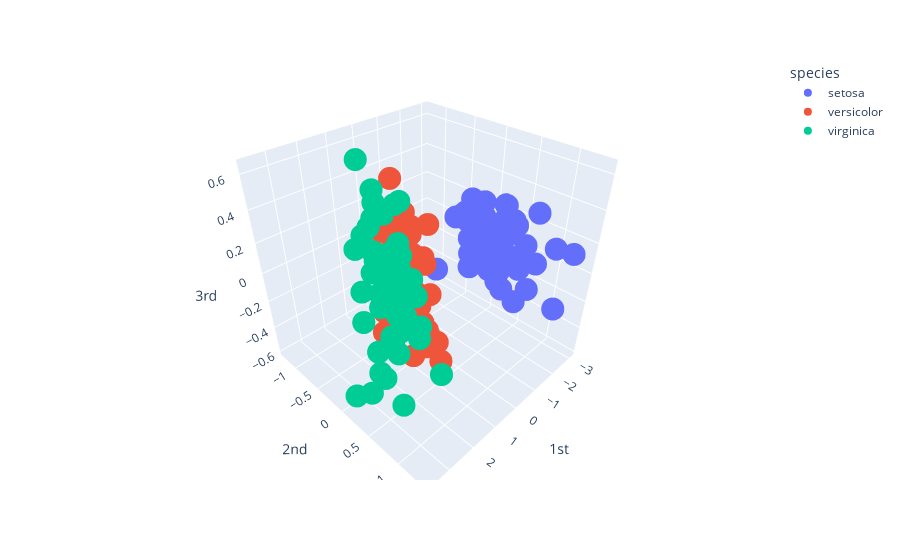

Notebook code cell kept with this figure:
### Code cell
ex.scatter_3d(iris_plot, x = "1st ", y = "2nd", z = "3rd", color = "species")
